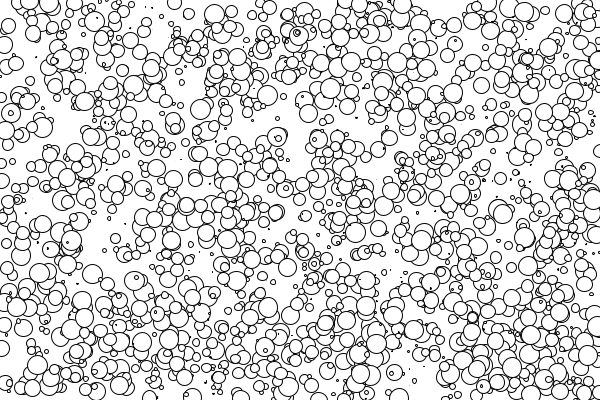
Frame 1 (no input)
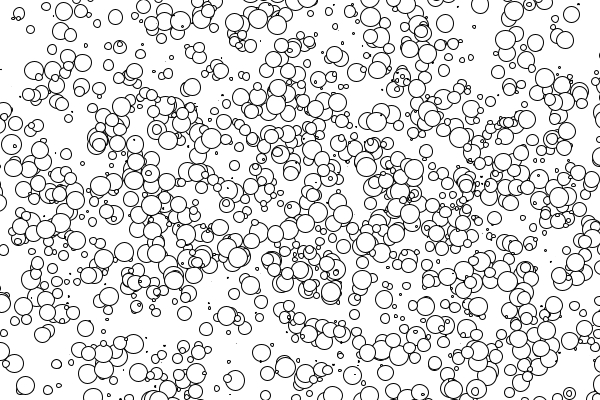
Frame 60 (the mouse pressed at the canvas centre just before this capture)
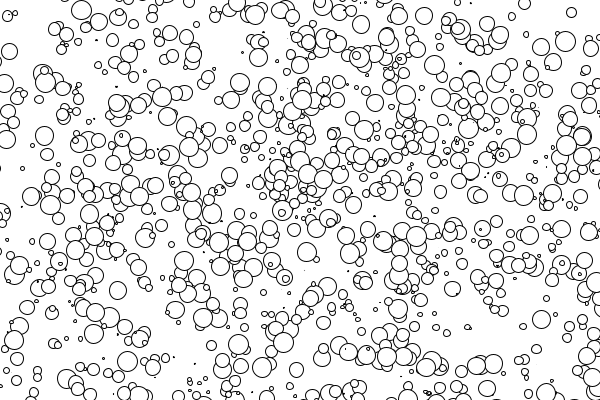
Frame 120 (the mouse held since frame 60 and released just before this capture)

The Processing sketch that drew these frames (run headless with seeded random() and noise(); from frame 60 on, the mouse is pressed at the canvas centre):

// Processing sketch: processing_76885
// ── processing_76885.pde

int maxNumbers = 47;

boids[]numbers; 
int l = 2000;


void setup() {
  size(600, 400);
  numbers = new boids[l];
  //numbers[0] = random (maxNumbers) ;
  for (int i = 0; i < l; i = i+1) {

    float tempRadius= random(10);
    PVector tempPosition= new PVector(random(600), random(400));
    PVector tempSpeed= new PVector(random(-2, 2), random(-2, 2));

    numbers[i] = new boids(tempRadius, tempPosition, tempSpeed) ;

    //println("Die Zahl " + i + " ist= " + numbers[i]);
    numbers[i].showBoid();
  }
}
void draw() {
 background(255);
  for (int i = 0; i < l; i = i+1) {
    numbers[i].moveBoid();
    numbers[i].showBoid();
  }
}

//numbers[5] = numbers[0]+numbers[1]+numbers[2]+numbers[3]+numbers[4];

//println(numbers[5]);
class boids {
  float radius;
  PVector position;
  PVector speed;
  boids(float _radius, PVector _position, PVector _speed) {
    radius = _radius;
    position = _position;
    speed = _speed ;
  }

  void showBoid() {
    ellipse(position.x, position.y, radius*2, radius*2);
  }
  void moveBoid() {
    position.add(speed);
  }
}  
